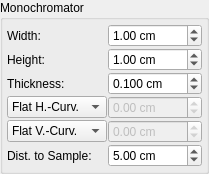
        <widget class="QGroupBox" name="groupBox_16">
         <property name="title">
          <string>Monochromator</string>
         </property>
         <layout class="QGridLayout" name="gridLayout_10">
          <property name="leftMargin">
           <number>4</number>
          </property>
          <property name="topMargin">
           <number>4</number>
          </property>
          <property name="rightMargin">
           <number>4</number>
          </property>
          <property name="bottomMargin">
           <number>4</number>
          </property>
          <property name="spacing">
           <number>1</number>
          </property>
          <item row="0" column="0">
           <widget class="QLabel" name="label_48">
            <property name="sizePolicy">
             <sizepolicy hsizetype="Fixed" vsizetype="Preferred">
              <horstretch>0</horstretch>
              <verstretch>0</verstretch>
             </sizepolicy>
            </property>
            <property name="text">
             <string>Width:</string>
            </property>
           </widget>
          </item>
          <item row="0" column="1">
           <widget class="QDoubleSpinBox" name="spinMonoW">
            <property name="suffix">
             <string> cm</string>
            </property>
            <property name="decimals">
             <number>2</number>
            </property>
            <property name="maximum">
             <double>999.000000000000000</double>
            </property>
            <property name="singleStep">
             <double>0.100000000000000</double>
            </property>
            <property name="value">
             <double>1.000000000000000</double>
            </property>
           </widget>
          </item>
          <item row="1" column="0">
           <widget class="QLabel" name="label_49">
            <property name="sizePolicy">
             <sizepolicy hsizetype="Fixed" vsizetype="Preferred">
              <horstretch>0</horstretch>
              <verstretch>0</verstretch>
             </sizepolicy>
            </property>
            <property name="text">
             <string>Height:</string>
            </property>
           </widget>
          </item>
          <item row="1" column="1">
           <widget class="QDoubleSpinBox" name="spinMonoH">
            <property name="suffix">
             <string> cm</string>
            </property>
            <property name="decimals">
             <number>2</number>
            </property>
            <property name="maximum">
             <double>999.000000000000000</double>
            </property>
            <property name="singleStep">
             <double>0.100000000000000</double>
            </property>
            <property name="value">
             <double>1.000000000000000</double>
            </property>
           </widget>
          </item>
          <item row="2" column="0">
           <widget class="QLabel" name="label_50">
            <property name="sizePolicy">
             <sizepolicy hsizetype="Fixed" vsizetype="Preferred">
              <horstretch>0</horstretch>
              <verstretch>0</verstretch>
             </sizepolicy>
            </property>
            <property name="text">
             <string>Thickness:</string>
            </property>
           </widget>
          </item>
          <item row="2" column="1">
           <widget class="QDoubleSpinBox" name="spinMonoThick">
            <property name="suffix">
             <string> cm</string>
            </property>
            <property name="decimals">
             <number>3</number>
            </property>
            <property name="maximum">
             <double>999.000000000000000</double>
            </property>
            <property name="singleStep">
             <double>0.100000000000000</double>
            </property>
            <property name="value">
             <double>0.100000000000000</double>
            </property>
           </widget>
          </item>
          <item row="3" column="0">
           <widget class="QComboBox" name="comboMonoHori">
            <property name="sizePolicy">
             <sizepolicy hsizetype="Minimum" vsizetype="Fixed">
              <horstretch>0</horstretch>
              <verstretch>0</verstretch>
             </sizepolicy>
            </property>
            <item>
             <property name="text">
              <string>Flat H.-Curv.</string>
             </property>
            </item>
            <item>
             <property name="text">
              <string>Opt. H.-Curv.</string>
             </property>
            </item>
            <item>
             <property name="text">
              <string>H.-Curv.:</string>
             </property>
            </item>
           </widget>
          </item>
          <item row="3" column="1">
           <widget class="QDoubleSpinBox" name="spinMonoCurvH">
            <property name="enabled">
             <bool>false</bool>
            </property>
            <property name="suffix">
             <string> cm</string>
            </property>
            <property name="minimum">
             <double>-9999.000000000000000</double>
            </property>
            <property name="maximum">
             <double>9999.000000000000000</double>
            </property>
            <property name="singleStep">
             <double>0.100000000000000</double>
            </property>
           </widget>
          </item>
          <item row="4" column="0">
           <widget class="QComboBox" name="comboMonoVert">
            <property name="sizePolicy">
             <sizepolicy hsizetype="Minimum" vsizetype="Fixed">
              <horstretch>0</horstretch>
              <verstretch>0</verstretch>
             </sizepolicy>
            </property>
            <item>
             <property name="text">
              <string>Flat V.-Curv.</string>
             </property>
            </item>
            <item>
             <property name="text">
              <string>Opt. V.-Curv.</string>
             </property>
            </item>
            <item>
             <property name="text">
              <string>V.-Curv.:</string>
             </property>
            </item>
           </widget>
          </item>
          <item row="4" column="1">
           <widget class="QDoubleSpinBox" name="spinMonoCurvV">
            <property name="enabled">
             <bool>false</bool>
            </property>
            <property name="suffix">
             <string> cm</string>
            </property>
            <property name="minimum">
             <double>-9999.000000000000000</double>
            </property>
            <property name="maximum">
             <double>9999.000000000000000</double>
            </property>
            <property name="singleStep">
             <double>0.100000000000000</double>
            </property>
           </widget>
          </item>
          <item row="5" column="0">
           <widget class="QLabel" name="label_55">
            <property name="sizePolicy">
             <sizepolicy hsizetype="Fixed" vsizetype="Preferred">
              <horstretch>0</horstretch>
              <verstretch>0</verstretch>
             </sizepolicy>
            </property>
            <property name="text">
             <string>Dist. to Sample:</string>
            </property>
           </widget>
          </item>
          <item row="5" column="1">
           <widget class="QDoubleSpinBox" name="spinDistMonoSample">
            <property name="suffix">
             <string> cm</string>
            </property>
            <property name="decimals">
             <number>2</number>
            </property>
            <property name="maximum">
             <double>9999.000000000000000</double>
            </property>
            <property name="singleStep">
             <double>1.000000000000000</double>
            </property>
            <property name="value">
             <double>5.000000000000000</double>
            </property>
           </widget>
          </item>
         </layout>
        </widget>
